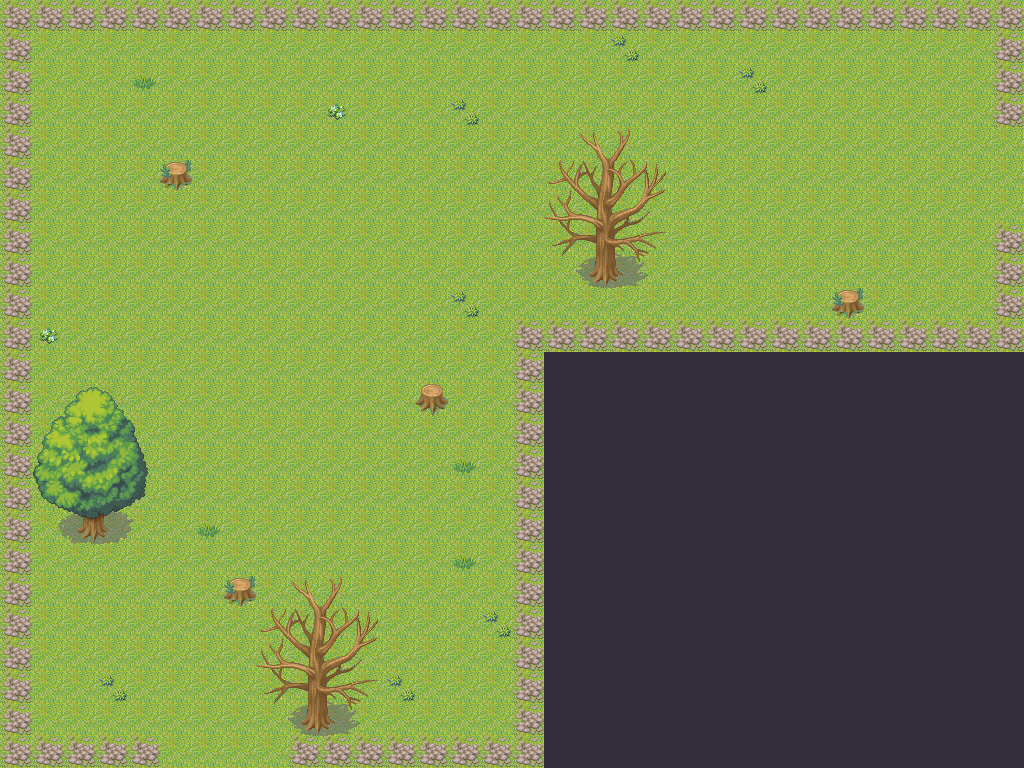

A 2D game scene composited from a Tiled map and its tileset images. What follows is a short description and the map's XML, with each tile layer's data collapsed to a summary:
An orthogonal 32x24 tile map with 32x32 px tiles, 2 tile layers (cdt1, cdt2) and 8 objects (Player, tesouro1, tesouro2, Monstro4, Monstro3, ...).

<map version="1.0" orientation="orthogonal" width="32" height="24" tilewidth="32" tileheight="32">
 <tileset firstgid="1" name="tiles" tilewidth="32" tileheight="32">
  <image source="../../../jogoGA/bin/assets/tiles.png" width="256" height="320" />
 </tileset>
 <layer name="cdt1" width="32" height="24">
  <data>[768 cells, 768 non-empty, 2 distinct tile ids]</data>
 </layer>
 <layer name="cdt2" width="32" height="24">
  <data>[768 cells, 182 non-empty, 46 distinct tile ids]</data>
 </layer>
 <objectgroup name="Objetos" width="32" height="24">
  <object name="Player" x="192" y="640" width="32" height="64" />
  <object name="tesouro1" type="tesouro1" x="702" y="256" width="32" height="32">
   <properties>
    <property name="Descricao" value="" />
    <property name="NomeItem" value="" />
   </properties>
  </object>
  <object name="tesouro2" type="tesouro2" x="704" y="160" width="32" height="32">
   <properties>
    <property name="Descricao" value="" />
    <property name="NomeItem" value="" />
   </properties>
  </object>
 </objectgroup>
 <objectgroup name="Monstros" width="32" height="24">
  <object name="monstro4" type="Monstro4" x="416" y="480" width="32" height="32">
   <properties>
    <property name="Atk" value="0" />
    <property name="Def" value="0" />
    <property name="Vida" value="0" />
   </properties>
  </object>
  <object name="monstro3" type="Monstro3" x="352" y="160" width="32" height="32">
   <properties>
    <property name="Atk" value="0" />
    <property name="Def" value="0" />
    <property name="Vida" value="0" />
   </properties>
  </object>
  <object name="monstro2" type="Monstro2" x="160" y="256" width="32" height="32">
   <properties>
    <property name="Atk" value="0" />
    <property name="Def" value="0" />
    <property name="Vida" value="0" />
   </properties>
  </object>
  <object name="monstro5" type="Monstro5" x="320" y="288" width="32" height="32">
   <properties>
    <property name="Atk" value="0" />
    <property name="Def" value="0" />
    <property name="Vida" value="0" />
   </properties>
  </object>
  <object name="monstro1" type="Monstro1" x="480" y="128" width="32" height="32">
   <properties>
    <property name="Atk" value="0" />
    <property name="Def" value="0" />
    <property name="Vida" value="0" />
   </properties>
  </object>
 </objectgroup>
</map>
